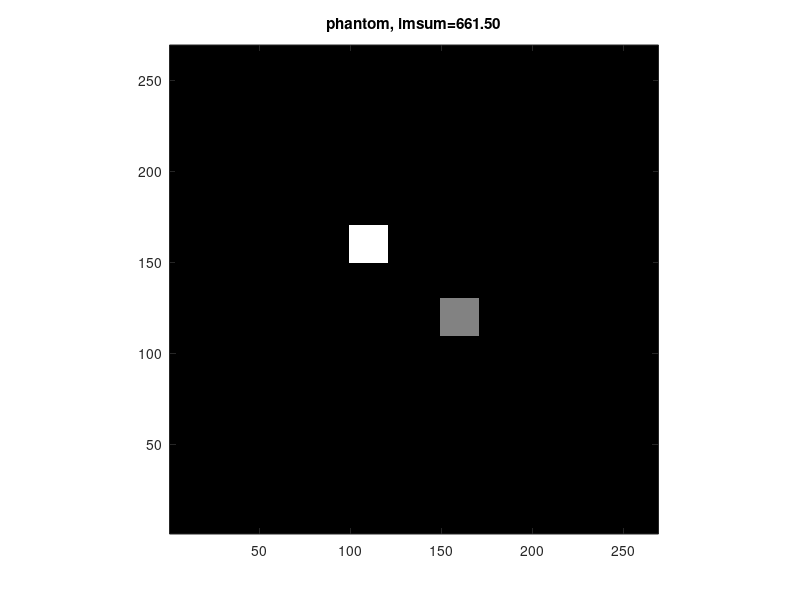
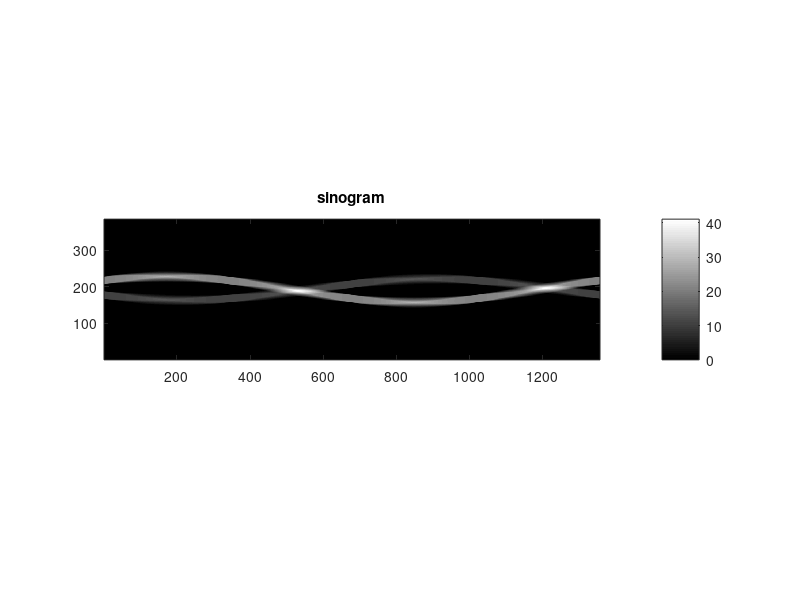

The MATLAB script that drew these images, in order: (Note: this script raises an error after producing the figures.)
% check out the "transfer fuction" of forward and backward projections

rs=269; % canvas size / recon size
phan=zeros(rs);

%make phantom
phan(100:120,150:170)=1;
phan(150:170,110:130)=0.5;



%check phantom
figure(373);clf
imshow(phan',[]);set(gca,'YDir','normal')
axis on
title(sprintf('phantom, imsum=%.2f',sum(phan(:))))

%make angle list
angl=linspace(0,360,1357+1);
angl(end)=[];

%maks sinogram
sino = radon(phan,angl);

%check sino
figure(374);clf
imshow(sino,[]);set(gca,'YDir','normal')
colorbar()
axis on
title('sinogram')

% reconstruc
recon=iradon(sino,angl,'spline','Hann',1,rs);

recon2=a.FBPexplFan(...
                        sino',...
                        rs,deg2rad(angl),0.127,1000000,1);

%check the recon
figure(375);clf
imshow(recon',[]);set(gca,'YDir','normal')
axis on
colorbar
title(sprintf('recon irad matlab, imsum=%.2f',sum(recon(:))))

figure(376);clf
imshow(recon2',[]);set(gca,'YDir','normal')
axis on
colorbar
title(sprintf('recon astra fan GPU, imsum=%.2f',sum(recon(:))))

figure(377);clf;
histogram(recon2)